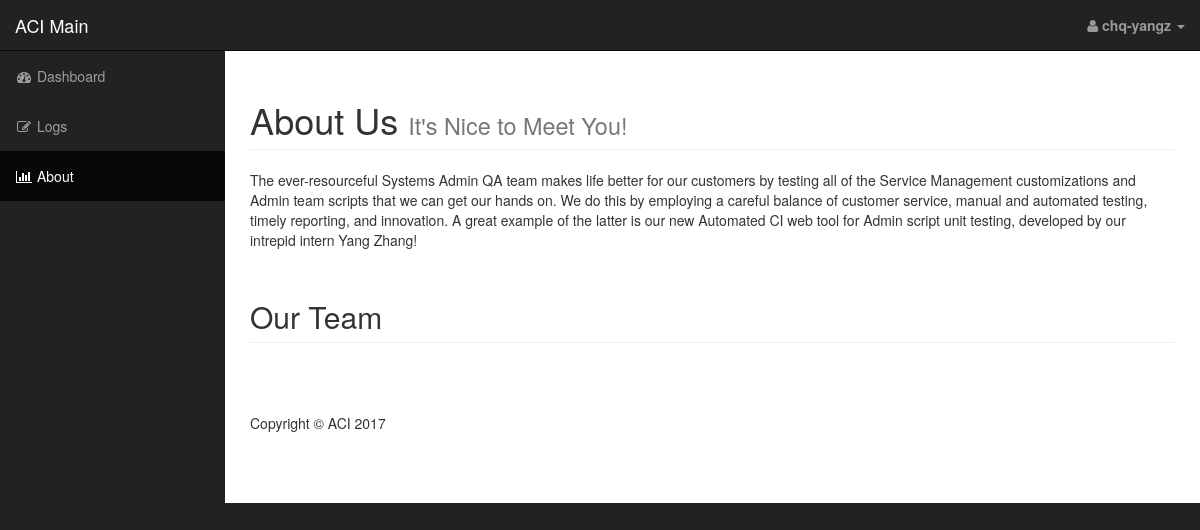
The page /panel/about/ (signed in) on the database as committed earlier.
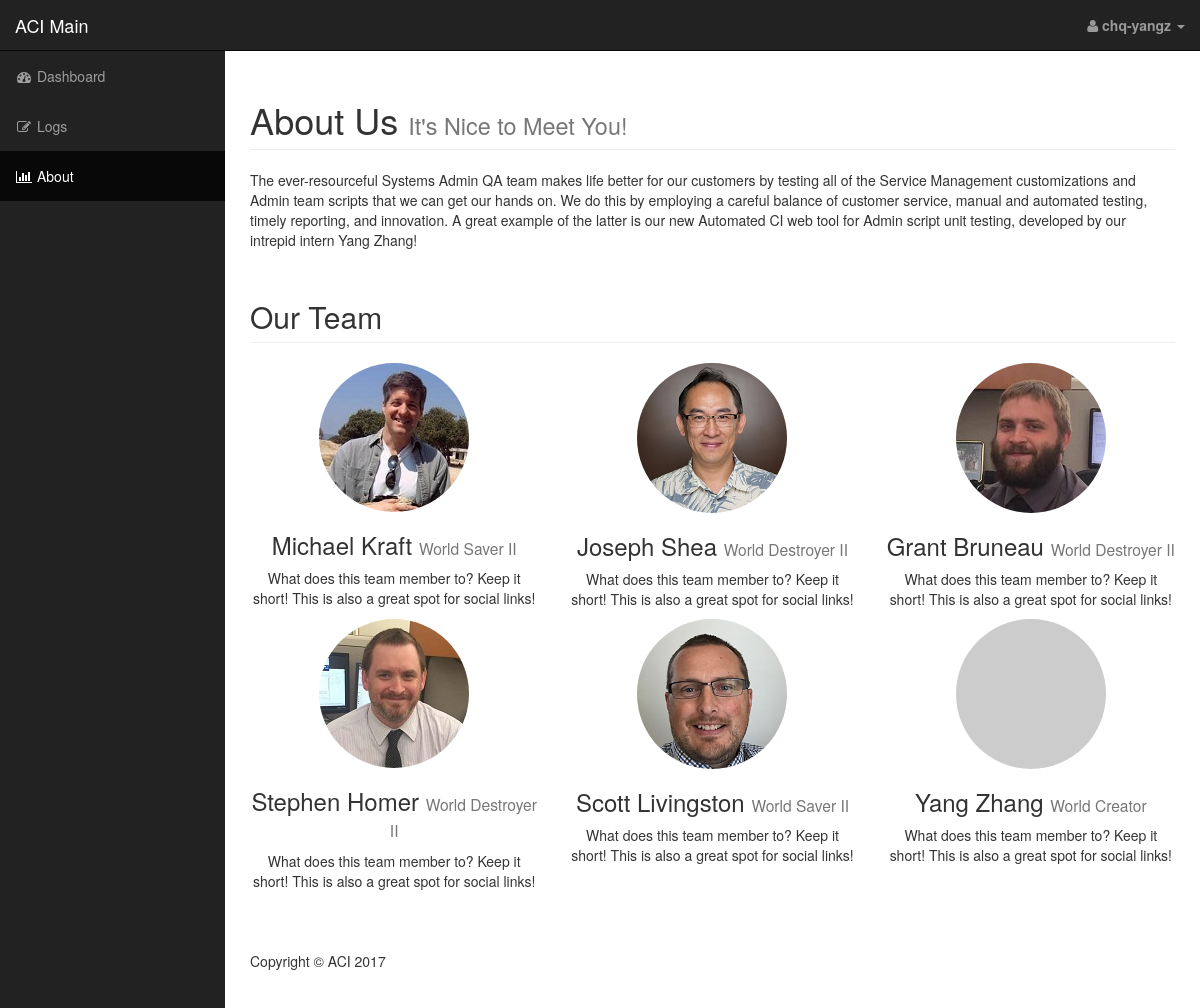
The same page on the database as committed later.
### mainpage/models.py (models this page shows, shortened)
class Member(models.Model):
    name = models.CharField(max_length=150, blank=False)
    jobTitle = models.CharField(max_length=150, default='World Destroyer II')
    jobDescription = models.CharField(max_length=1000, default='What does this team member to? Keep it short! This is also a great spot for social links!')
    avatar_uri = models.CharField(max_length=200, default='http://placehold.it/150x150')

### mainpage/views.py (the view)
@login_required
def about_page(request):
    members = Member.objects.all()
    return render(request, 'mainpage/panel_about.html', {'members': members})

### mainpage/templates/mainpage/panel_about.html (shortened to what this page needs)
{% extends 'mainpage/panel_base.html' %}
{% block content %}
 <div class="container-fluid">
        <div class="row">
            <div class="col-lg-12">
                <h1 class="page-header">About Us
                    <small>It's Nice to Meet You!</small>
                </h1>
                <p>
                    The ever-resourceful Systems Admin QA team makes life better for our customers by testing all of the Service Management customizations and Admin team scripts that we can get our hands on. We do this by employing a careful balance of customer service, manual and automated testing, timely reporting, and innovation. A great example of the latter is our new Automated CI web tool for Admin script unit testing, developed by our intrepid intern Yang Zhang!
                </p>
            </div>
        </div>
        <div class="row">
            <div class="col-lg-12">
                <h2 class="page-header">Our Team</h2>
            </div>
            {% for member in members %}
            <div class="col-lg-4 col-sm-6 text-center">
                {% load staticfiles %}
                <img class="img-circle img-responsive img-center" src="{{member.avatar_uri}}" alt="">
                <h3>{{member.name}}
                    <small>{{member.jobTitle}}</small>
                </h3>
                <p>{{member.jobDescription}}</p>
            </div>
            {% endfor %}
        </div>
        <footer style="margin:50px 0">
            <div class="row">
                <div class="col-lg-12">
                    <p>Copyright &copy; ACI 2017</p>
                </div>
            </div>
        </footer>
 </div>
{% endblock %}

### mainpage/templates/mainpage/panel_base.html (shortened to what this page needs)
<!DOCTYPE html>
<html lang="en">
<head>
    {% load staticfiles %}
    <link href="{% static 'css/bootstrap.min.css' %}" rel="stylesheet">
    <link href="{% static 'css/sb-admin.css' %}" rel="stylesheet">
     {% load staticfiles %}
    <link href="{% static 'font-awesome/css/font-awesome.min.css' %}" rel="stylesheet" type="text/css">
</head>
<body>
    <div id="wrapper">
        <nav class="navbar navbar-inverse navbar-fixed-top" role="navigation">
            <div class="navbar-header">
                <a class="navbar-brand" href="/panel/">ACI Main</a>
            </div>
            <ul class="nav navbar-right top-nav">
                <li class="dropdown">
                    <a href="#" class="dropdown-toggle" data-toggle="dropdown"><i class="fa fa-user"></i> <Strong>{{user.username}}</Strong> <b class="caret"></b></a>
                </li>
            </ul>
            <div class="collapse navbar-collapse navbar-ex1-collapse">
                <ul class="nav navbar-nav side-nav">
                    <li id="dash">
                        <a href="/panel/"><i class="fa fa-fw fa-dashboard"></i> Dashboard</a>
                    </li>
                    <li id="log">
                        <a href="{% url 'log_page' %}"><i class="fa fa-fw fa-edit"></i> Logs</a>
                    </li>
                    <li id="about">
                        <a href="{% url 'about_page' %}"><i class="fa fa-fw fa-bar-chart-o"></i> About</a>
                    </li>
                </ul>
            </div>
        </nav>
        <div id="page-wrapper">
			{% block content %}
			{% endblock %}
        </div>
    </div>
</body>
</html>

### static/css/sb-admin.css (style rules this page uses)
body { margin-top: 100px; background-color: #222; }
@media (min-width:768px) { body { margin-top: 50px; } }
#wrapper { padding-left: 0; }
#page-wrapper { width: 100%; padding: 0; background-color: #fff; }
@media (min-width:768px) { #wrapper { padding-left: 225px; } }
@media (min-width:768px) { #page-wrapper { padding: 10px; } }
.top-nav { padding: 0 15px; }
.top-nav>li { display: inline-block; float: left; }
.top-nav>li>a { padding-top: 15px; padding-bottom: 15px; line-height: 20px; color: #999; }
@media (min-width:768px) { .side-nav { position: fixed; top: 51px; left: 225px; width: 225px; margin-left: -225px; border: none; border-radius: 0; overflow-y: auto; background-color: #222; bottom: 0; overflow-x: hidden; padding-bottom: 40px; } }
@media (min-width:768px) { .side-nav>li>a { width: 225px; } }

### mainpage/templates/mainpage/panel_about.html (style rules this page uses)
.img-center { margin: 0 auto; }

Rows that differ between the two databases and show on the page:
added Member: avatar_uri (picture), name "Michael Kraft", jobTitle "World Saver II", jobDescription "What does this team member to? Keep it short! This is also a great spot for social links!"
added Member: avatar_uri (picture), name "Joseph Shea", jobTitle "World Destroyer II", jobDescription "What does this team member to? Keep it short! This is also a great spot for social links!"
added Member: avatar_uri (picture), name "Grant Bruneau", jobTitle "World Destroyer II", jobDescription "What does this team member to? Keep it short! This is also a great spot for social links!"
added Member: avatar_uri (picture), name "Stephen Homer", jobTitle "World Destroyer II", jobDescription "What does this team member to? Keep it short! This is also a great spot for social links!"
added Member: avatar_uri (picture), name "Scott Livingston", jobTitle "World Saver II", jobDescription "What does this team member to? Keep it short! This is also a great spot for social links!"
added Member: name "Yang Zhang", jobTitle "World Creator", jobDescription "What does this team member to? Keep it short! This is also a great spot for social links!"
